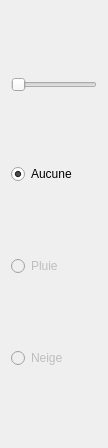
<?xml version="1.0" encoding="UTF-8"?>
<ui version="4.0">
 <class>ClimateWidget</class>
 <widget class="QWidget" name="ClimateWidget">
  <property name="geometry">
   <rect>
    <x>0</x>
    <y>0</y>
    <width>108</width>
    <height>448</height>
   </rect>
  </property>
  <property name="sizePolicy">
   <sizepolicy hsizetype="Minimum" vsizetype="Minimum">
    <horstretch>0</horstretch>
    <verstretch>0</verstretch>
   </sizepolicy>
  </property>
  <property name="windowTitle">
   <string>Form</string>
  </property>
  <layout class="QVBoxLayout" name="verticalLayout">
   <item>
    <widget class="QSlider" name="horizontalSlider">
     <property name="enabled">
      <bool>false</bool>
     </property>
     <property name="orientation">
      <enum>Qt::Horizontal</enum>
     </property>
    </widget>
   </item>
   <item>
    <widget class="QRadioButton" name="radioButton">
     <property name="text">
      <string>Aucune</string>
     </property>
     <property name="checked">
      <bool>true</bool>
     </property>
    </widget>
   </item>
   <item>
    <widget class="QRadioButton" name="radioButton_2">
     <property name="enabled">
      <bool>false</bool>
     </property>
     <property name="text">
      <string>Pluie</string>
     </property>
    </widget>
   </item>
   <item>
    <widget class="QRadioButton" name="radioButton_3">
     <property name="enabled">
      <bool>false</bool>
     </property>
     <property name="text">
      <string>Neige</string>
     </property>
    </widget>
   </item>
  </layout>
 </widget>
 <resources/>
 <connections/>
</ui>
